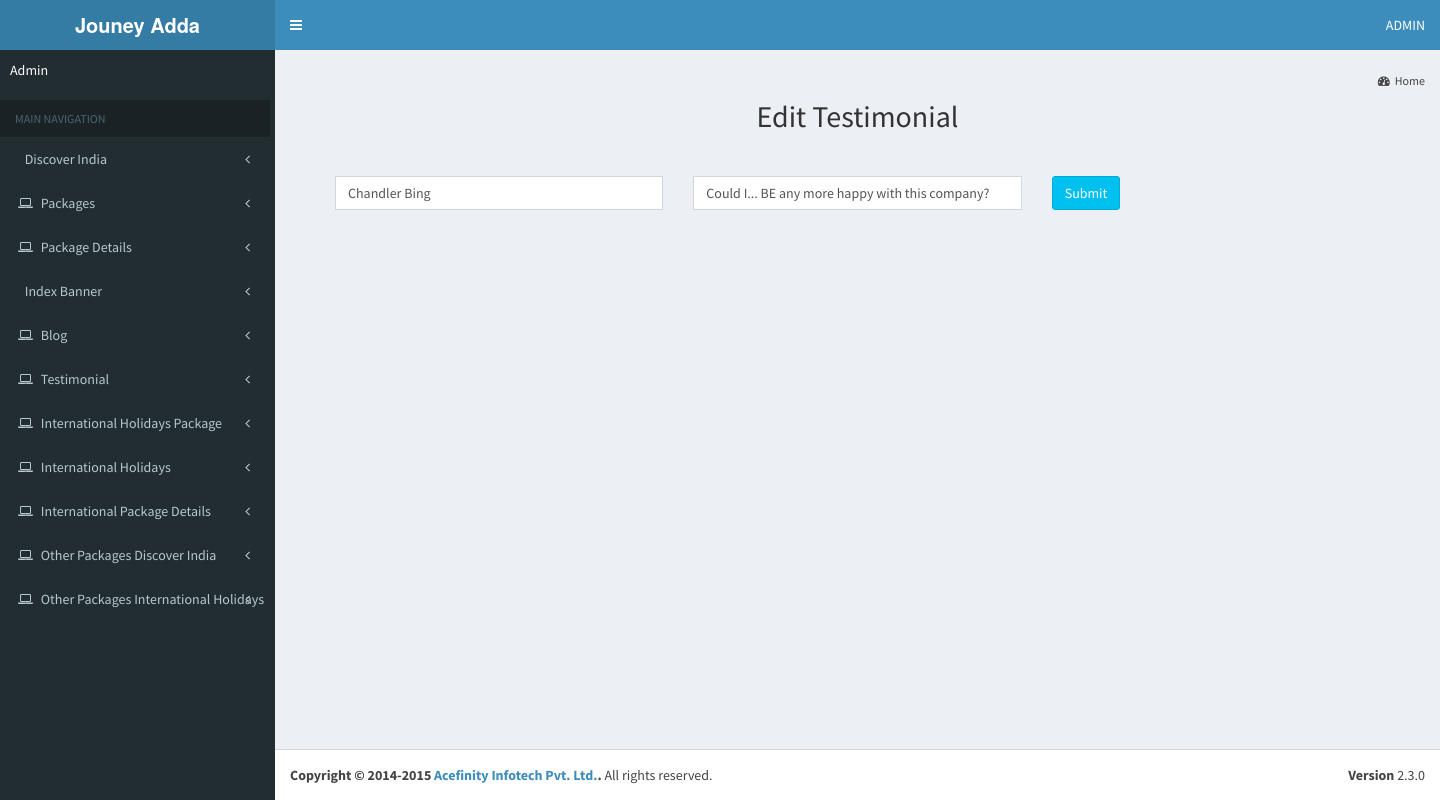
The app's page /admin-journey/edit_testimonial.php?e_id=1 with its own data.
### tables this page shows
CREATE TABLE `testimonial` (
  `id` int(225) NOT NULL,
  `name` varchar(2000) NOT NULL,
  `data` varchar(4000) NOT NULL
);

### admin-journey/edit_testimonial.php (the view, shortened to what this page needs)
<?php
include("connect.php");
include("includes/header.php");
include("includes/left_sidebar.php");
$e_id=$_GET["e_id"];
$query1="Select * from testimonial where id='$e_id'";
$row1=mysqli_query($conn,$query1);
$data1=mysqli_fetch_assoc($row1);
$name=$data1["name"];
$about=$data1["data"];
?>
      <div class="content-wrapper">
        <section class="content-header">
          <ol class="breadcrumb">
          <li><a href="dashboard.php"><i class="fa fa-dashboard"></i>Home</a></li>
          </ol>
        </section>
        <section class="content">
          <div class="row">
            <div class="col-lg-12">
            <div class="col-md-12 member" style="">
              <div class="pb20 col-md-12"><h2 style="text-align:center;">Edit Testimonial</h2></div>
              <div class="col-md-12" style="margin-top:3%;">
               <form name="image" action="update_testimonial.php" method="post" enctype="multipart/form-data">
              <div class="form-group col-md-4"  style="margin-bottom:5%;">
              <input type="text" class="form-control" name="name" value="<?php echo $name;?>" placeholder=" name" required>
                 </div>
                <div class="form-group col-md-4"  style="margin-bottom:5%;">
              <input type="text" class="form-control" name="data" value="<?php echo $about;?>" placeholder="About/Data" required>
                 </div>
                 <div class="form-group col-md-1" style="text-align:center;"><input type="submit" class="btn btn-info" value="Submit" name="submit" ></div>
                </form>
                </div>
       </div>
      </div>
          </div>
        </section>
      </div>
 <?php include("includes/footer.php"); ?>

### records on screen
testimonial: name "Chandler Bing", data "Could I... BE any more happy with this company?"
